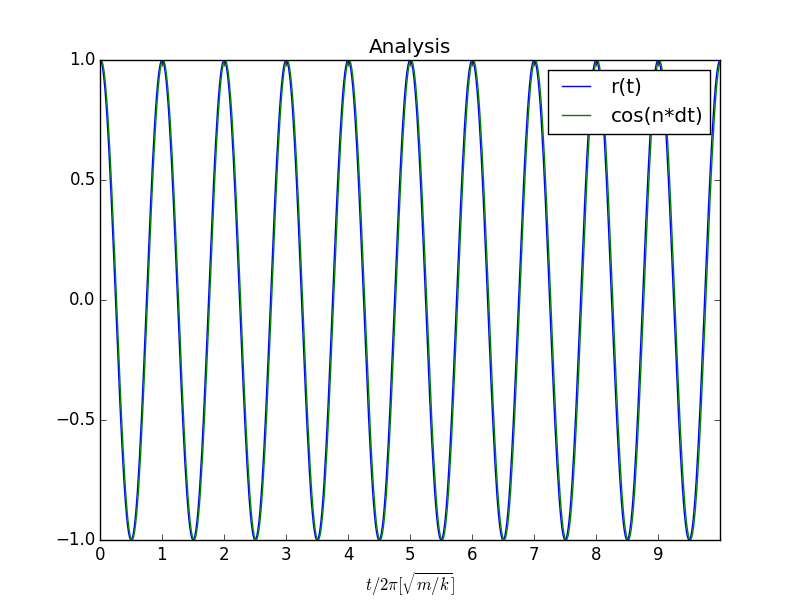

The script that saved this image:
import numpy as np
import matplotlib.pyplot as plt

dt = 0.1
dt2 = dt * dt
T = 2 * np.pi
nT = 10
tf = nT * T
nsteps = int(tf/dt )
r = np.zeros(nsteps+1)
v = np.zeros(nsteps+1)
r[0] = 1.

for i in range(nsteps):
    r[i+1] = r[i] + dt * v[i] - 0.5 * dt2 * r[i]
    v[i+1] = v[i] - 0.5 * dt * (r[i+1] + r[i])

t = np.linspace(0.0,tf,nsteps+1)
K = 0.5 * v * v
U = 0.5 * r * r
E = K + U

plt.plot(t/T,r,label='r(t)')
cosndt= [1]+ [np.cos(n*dt ) for n in range(nsteps)]
plt.plot(t/T,cosndt,label='cos(n*dt)')
plt.title('Analysis')
plt.xlabel(r'$t/2\pi [\sqrt{m/k}]$')
plt.xticks(np.arange(0.0,nT,1.0))
plt.legend()
plt.savefig('3v.png')

